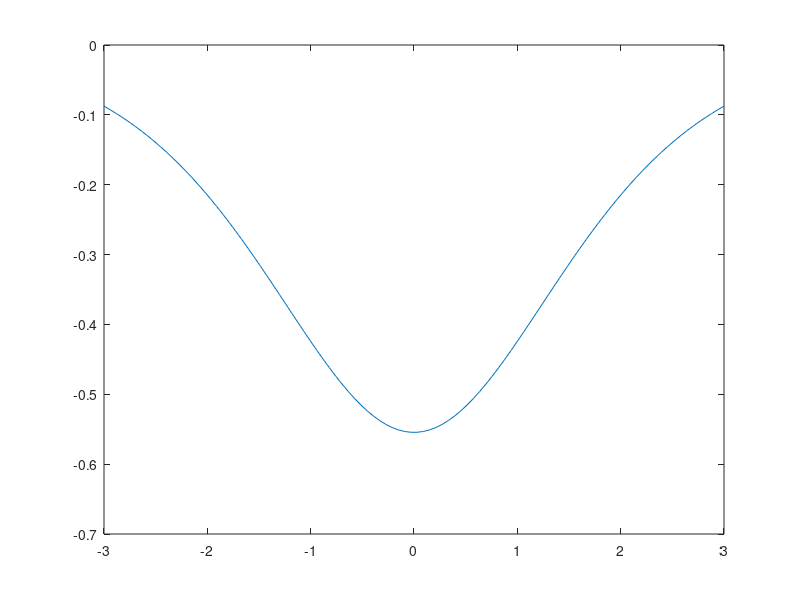

The MATLAB script that drew this image:
clear;
clc;

phi = @(c) c*log(c) + (1-c)*log(1-c);
dphi = @(c) log(1/c-1);
cofdelta = @(delta) 1/(1+exp(-delta/0.2));
cofdelta2 = @(delta) 1/(1+exp(-delta/0.8));

x = linspace(0,1,100);
y = arrayfun(phi,x);
y1 = arrayfun(cofdelta,x);
y2 = arrayfun(cofdelta2,x);

p1 = plot(x,y);
set(p1, 'Linewidth', 2.5);
axis([0 1 -0.75 0])
axis equal;
title(" ")
ylabel('')
xlabel('c')
set(get(gca,'ylabel'),'rotation',0)
%print '-S300,225' -deps selectionterm.eps



x = linspace(-3,3,100);
y = arrayfun(phi,x);
y1 = arrayfun(cofdelta,x);
y2 = arrayfun(cofdelta2,x);

p1 = plot(x,y1);
hold on;
p2 = plot(x,y2, "--");
set(p1, 'Linewidth', 2.5);
set(p2, 'Linewidth', 2.5);
axis([-2 2 -1 2])
axis equal;
title(" ")
ylabel('c')
xlabel('delta')
set(gca,'YTick',[-1 0 1 2])
set(get(gca,'ylabel'),'rotation',0)
%print '-S300,225' -deps cofdelta.eps
hold off;

phiofdelta = @(d) 0.8*phi(cofdelta2(d));
y = arrayfun(phiofdelta,x);
plot(x,y)